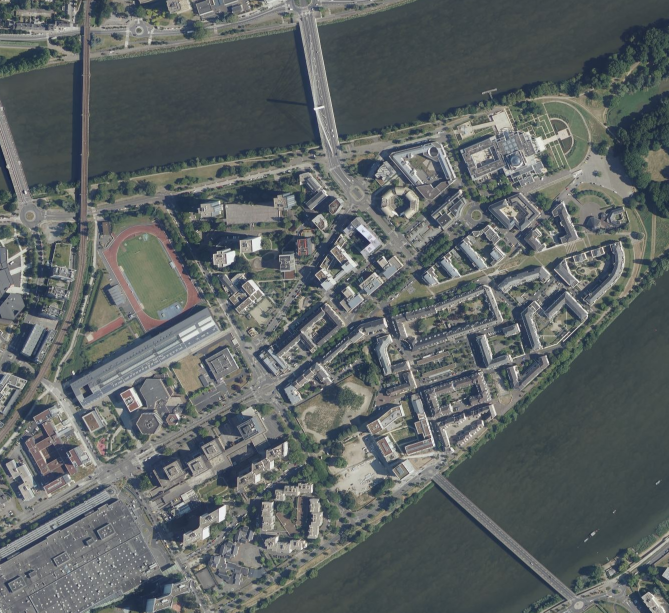
#> input picture opencv-python/assets/Nantes_lile_1.PNG, 1338 x 1225 px, found by its file name (shown at 1/2 size)
$ python corner.py
#> lines starting #> are read from the running program, lines starting #| are printed output that depends on the picture
import cv2
import numpy as np

img = cv2.imread('assets/Nantes_lile_1.png')
#> img is the input picture: shape (1225, 1338, 3); mean B, G, R 100.4, 100.4, 94.2
img = cv2.resize(img, (0, 0), fx=0.8, fy=0.8)
#> img: shape (980, 1070, 3)
img_gray_scale = cv2.cvtColor(img, cv2.COLOR_BGR2GRAY)
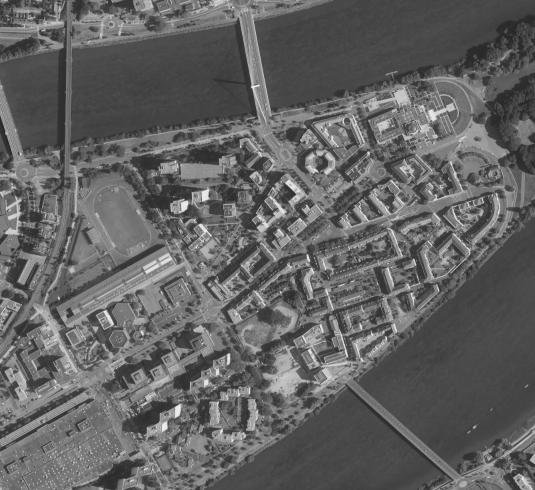
#> img_gray_scale: shape (980, 1070) (shown at 1/2 size); min 34, max 243, mean 98.5

# Shi-Tomasi Corner Detector (aka good features to track)
nb_corners = 100
quality = 0.01
min_dist_corners = 10
corners = cv2.goodFeaturesToTrack(img_gray_scale, nb_corners, quality,
    min_dist_corners)
#> corners = 100 rows, first 8: [827, 518], [560, 583], [873, 569], [487, 865], [612, 410], [118, 598], [771, 673], [271, 827]

corners = np.int0(corners)

# draw corners
for corner in corners:
    x, y = corner.ravel()
    cv2.circle(img, (x, y), 5, (255, 0, 0), -1)
#> this loop made 100 passes
#> (x, y) on passes 1 to 12: (827, 518), (560, 583), (873, 569), (487, 865), (612, 410), (118, 598), (771, 673), (271, 827), (514, 429), (615, 509), (355, 327), (404, 402)
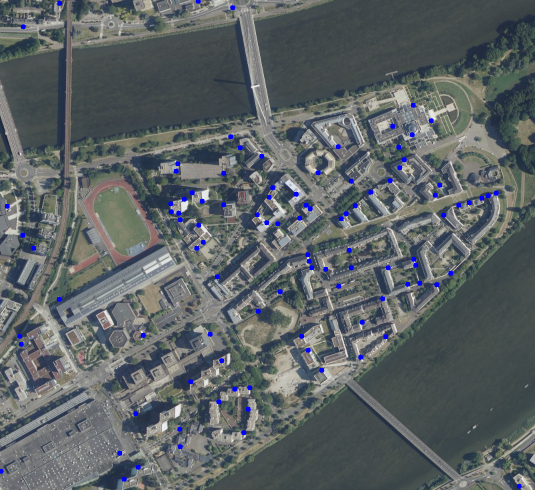
#> img: shape (980, 1070, 3) (shown at 1/2 size); mean B, G, R 101.3, 99.4, 93.2

cv2.imshow('Frame', img)
cv2.waitKey(0)
cv2.destroyAllWindows()
